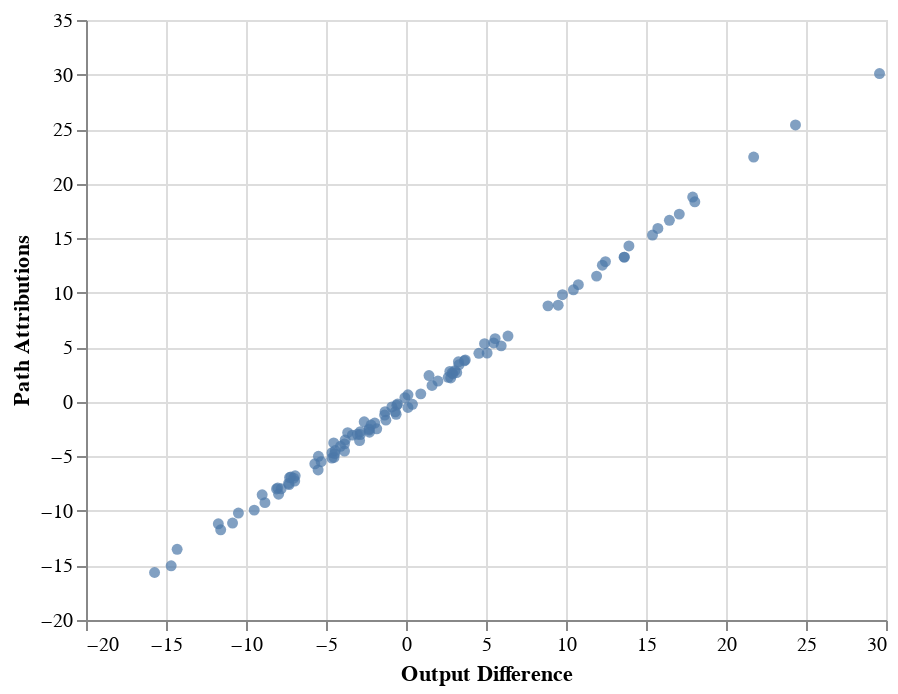

The notebook cell this image was saved under:
### Code cell
completeness_df = pd.DataFrame({
    'Output Difference': model(x_test).numpy()[:, 0] - np.mean(model(x_train)),
    'Path Attributions': np.sum(eg_from_path, axis=-1)[0]
})
alt.Chart(completeness_df).mark_point(filled=True).encode(
    alt.X('Output Difference:Q'),
    alt.Y('Path Attributions:Q')
)

### Figure 1 — Vega-Lite specification as saved in the notebook (floating-point values rounded to 4 significant figures)
{"$schema": "https://vega.github.io/schema/vega-lite/v3.4.0.json", "config": {"mark": {"tooltip": null}, "view": {"height": 300, "width": 400}}, "data": {"name": "data-6e358a111b93450fa9254f4b55e9c7b8"}, "datasets": {"data-6e358a111b93450fa9254f4b55e9c7b8": [{"Output Difference": -14.68, "Path Attributions": -15.04}, {"Output Difference": -5.493, "Path Attributions": -6.245}, {"Output Difference": -1.306, "Path Attributions": -0.9042}, {"Output Difference": 9.512, "Path Attributions": 8.853}, {"Output Difference": 2.923, "Path Attributions": 2.562}, {"Output Difference": -3.843, "Path Attributions": -4.509}, {"Output Difference": 5.07, "Path Attributions": 4.467}, {"Output Difference": 0.1234, "Path Attributions": 0.6388}, {"Output Difference": -2.903, "Path Attributions": -3.557}, {"Output Difference": -0.5292, "Path Attributions": -0.2018}, {"Output Difference": -2.181, "Path Attributions": -2.128}, {"Output Difference": -5.7, "Path Attributions": -5.686}, {"Output Difference": -7.308, "Path Attributions": -7.589}, {"Output Difference": 17.92, "Path Attributions": 18.77}, {"Output Difference": -3.045, "Path Attributions": -2.976}, {"Output Difference": -3.8, "Path Attributions": -3.498}, {"Output Difference": 3.649, "Path Attributions": 3.76}, {"Output Difference": -0.5774, "Path Attributions": -0.3033}, {"Output Difference": -2.31, "Path Attributions": -2.588}, {"Output Difference": 16.46, "Path Attributions": 16.64}, {"Output Difference": -10.84, "Path Attributions": -11.12}, {"Output Difference": -7.804, "Path Attributions": -7.972}, {"Output Difference": -1.258, "Path Attributions": -1.678}, {"Output Difference": -8.817, "Path Attributions": -9.241}, {"Output Difference": -2.613, "Path Attributions": -1.833}, {"Output Difference": 2.796, "Path Attributions": 2.19}, {"Output Difference": 8.873, "Path Attributions": 8.797}, {"Output Difference": 4.555, "Path Attributions": 4.443}, {"Output Difference": -11.58, "Path Attributions": -11.73}, {"Output Difference": -1.336, "Path Attributions": -1.209}, {"Output Difference": -3.844, "Path Attributions": -3.853}, {"Output Difference": -6.927, "Path Attributions": -6.778}, {"Output Difference": 12.27, "Path Attributions": 12.53}, {"Output Difference": 1.994, "Path Attributions": 1.907}, {"Output Difference": -5.474, "Path Attributions": -4.998}, {"Output Difference": -14.3, "Path Attributions": -13.52}, {"Output Difference": -8.017, "Path Attributions": -7.891}, {"Output Difference": -4.096, "Path Attributions": -4.08}, {"Output Difference": -2.305, "Path Attributions": -2.483}, {"Output Difference": 2.74, "Path Attributions": 2.785}, {"Output Difference": 5.95, "Path Attributions": 5.129}, {"Output Difference": 5.475, "Path Attributions": 5.397}, {"Output Difference": -6.954, "Path Attributions": -7.261}, {"Output Difference": 17.08, "Path Attributions": 17.21}, {"Output Difference": 6.373, "Path Attributions": 6.028}, {"Output Difference": 3.055, "Path Attributions": 2.849}, {"Output Difference": 3.308, "Path Attributions": 3.396}, {"Output Difference": -5.302, "Path Attributions": -5.488}, {"Output Difference": 2.638, "Path Attributions": 2.243}, {"Output Difference": -0.07026, "Path Attributions": 0.3741}, {"Output Difference": 10.77, "Path Attributions": 10.74}, {"Output Difference": -3.645, "Path Attributions": -2.826}, {"Output Difference": -10.48, "Path Attributions": -10.2}, {"Output Difference": -7.341, "Path Attributions": -7.485}, {"Output Difference": 13.93, "Path Attributions": 14.29}, {"Output Difference": 4.909, "Path Attributions": 5.333}, {"Output Difference": -9.486, "Path Attributions": -9.927}, {"Output Difference": 24.34, "Path Attributions": 25.38}, {"Output Difference": 13.63, "Path Attributions": 13.26}, {"Output Difference": 1.437, "Path Attributions": 2.407}, {"Output Difference": 1.627, "Path Attributions": 1.505}, {"Output Difference": -4.518, "Path Attributions": -3.764}, {"Output Difference": -8.091, "Path Attributions": -7.983}, {"Output Difference": -4.632, "Path Attributions": -5.162}, {"Output Difference": 0.403, "Path Attributions": -0.2304}, {"Output Difference": -0.6142, "Path Attributions": -1.149}, {"Output Difference": -8.99, "Path Attributions": -8.521}, {"Output Difference": 0.122, "Path Attributions": -0.5151}, {"Output Difference": -7.278, "Path Attributions": -6.944}, {"Output Difference": -15.71, "Path Attributions": -15.65}, {"Output Difference": 15.41, "Path Attributions": 15.29}, {"Output Difference": 5.571, "Path Attributions": 5.793}, {"Output Difference": 3.705, "Path Attributions": 3.837}, {"Output Difference": -7.198, "Path Attributions": -6.888}, {"Output Difference": 2.885, "Path Attributions": 2.673}, {"Output Difference": -4.624, "Path Attributions": -4.661}, {"Output Difference": -1.829, "Path Attributions": -2.47}, {"Output Difference": 0.9237, "Path Attributions": 0.7297}, {"Output Difference": 11.91, "Path Attributions": 11.52}, {"Output Difference": -11.73, "Path Attributions": -11.18}, {"Output Difference": -2.28, "Path Attributions": -2.788}, {"Output Difference": 15.74, "Path Attributions": 15.89}, {"Output Difference": -7.02, "Path Attributions": -6.994}, {"Output Difference": -7.963, "Path Attributions": -8.468}, {"Output Difference": -4.452, "Path Attributions": -4.747}, {"Output Difference": -4.499, "Path Attributions": -5.102}, {"Output Difference": -0.8821, "Path Attributions": -0.4671}, {"Output Difference": -2.853, "Path Attributions": -2.731}, {"Output Difference": -0.6727, "Path Attributions": -0.9217}, {"Output Difference": 9.779, "Path Attributions": 9.821}, {"Output Difference": -2.858, "Path Attributions": -3.004}, {"Output Difference": -3.357, "Path Attributions": -3.053}, {"Output Difference": 3.17, "Path Attributions": 2.678}, {"Output Difference": 18.05, "Path Attributions": 18.34}, {"Output Difference": 12.47, "Path Attributions": 12.85}, {"Output Difference": -4.426, "Path Attributions": -4.463}, {"Output Difference": 13.65, "Path Attributions": 13.26}, {"Output Difference": 29.6, "Path Attributions": 30.09}, {"Output Difference": 3.276, "Path Attributions": 3.668}, {"Output Difference": 21.73, "Path Attributions": 22.44}, {"Output Difference": 10.46, "Path Attributions": 10.27}, {"Output Difference": -1.953, "Path Attributions": -1.942}]}, "encoding": {"x": {"field": "Output Difference", "type": "quantitative"}, "y": {"field": "Path Attributions", "type": "quantitative"}}, "mark": {"filled": true, "type": "point"}}
